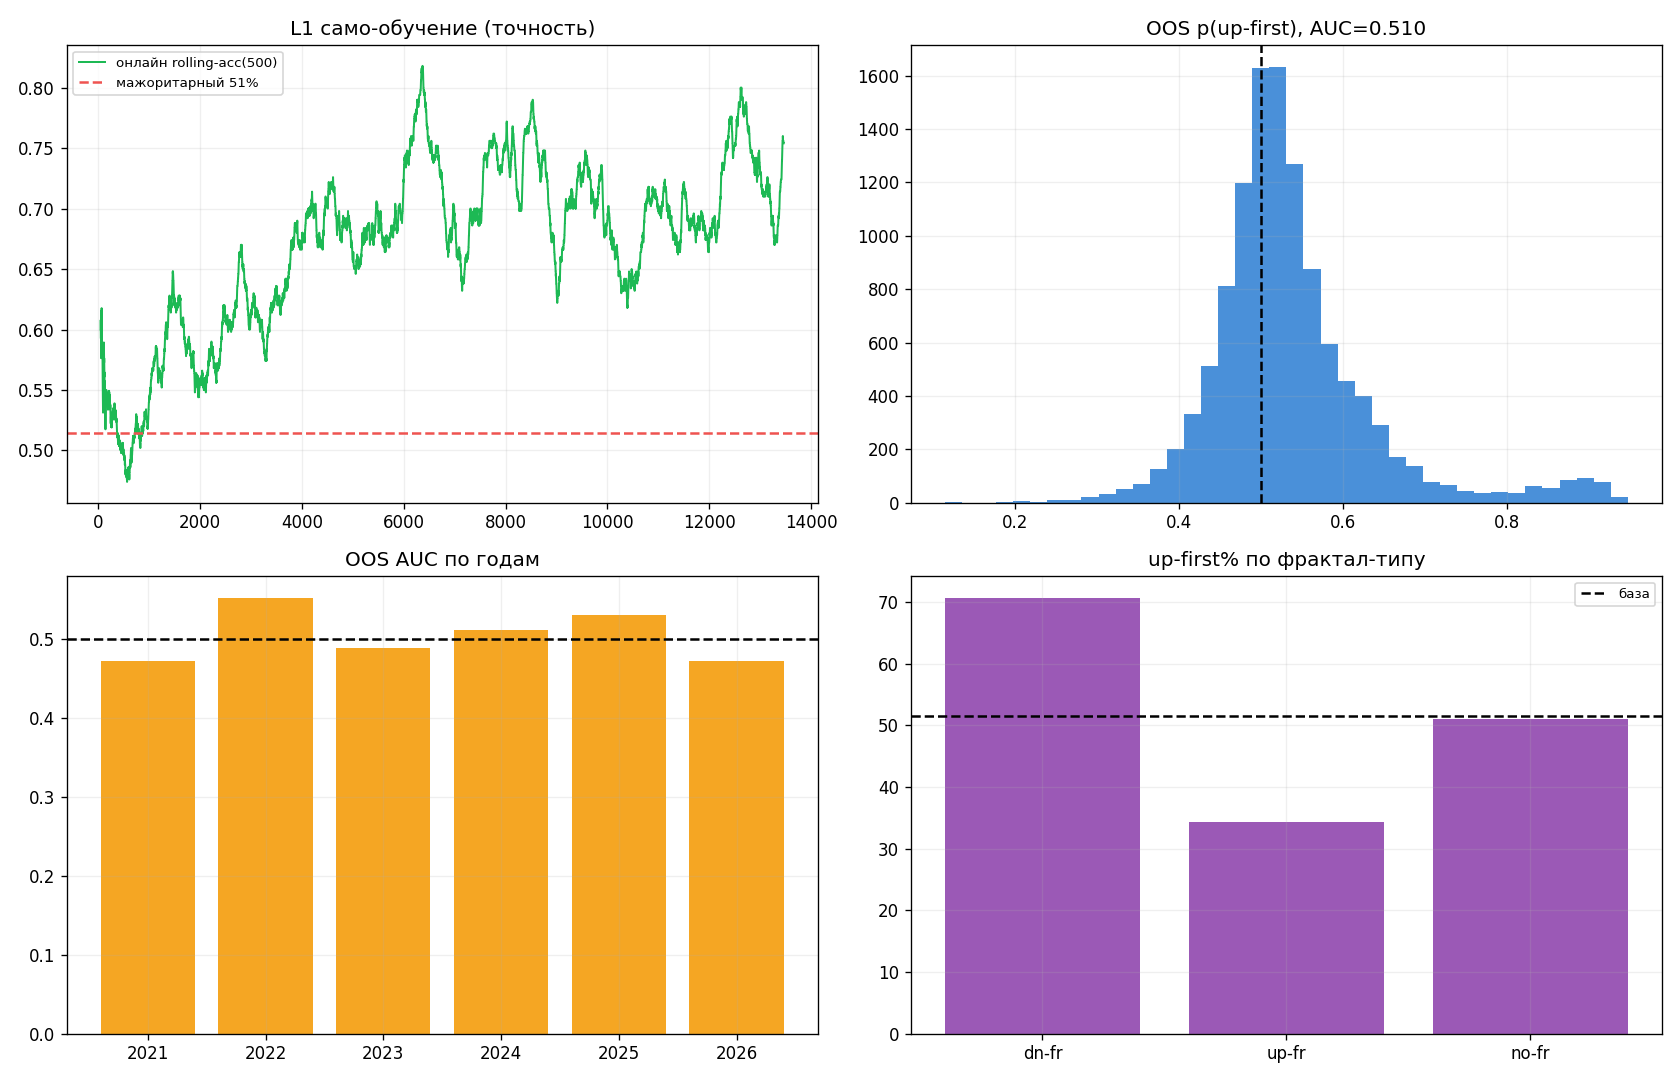

Source code (Python):
"""ФРАКТАЛЬНЫЙ FIRST-PASSAGE ±5% — самообучаемый, само-исправляющийся нейро-модуль.

ЗАДАЧА (по постановке юзера): на ЗАКРЫТИИ 12h-свечи (цена P) аргументированно, используя все наши
знания/индикаторы/поток, определить — станет ли эта свеча ФРАКТАЛОМ и даст ли движение +5% (P*1.05)
РАНЬШЕ, чем -5% (P*0.95) в обратную сторону (или наоборот). Т.е. close=50000 -> 52500 раньше 47500?

Это направленный FIRST-PASSAGE на СИММЕТРИЧНЫХ барьерах ±5%. Важно (наши стены):
  • дистанция тут КОНСТАНТА (оба барьера = 5%), значит gambler's-ruin-геометрия = ровно 50% (чистая монетка) —
    любой edge ОБЯЗАН идти от drift-нейтральной СТРУКТУРЫ, а не от расстояния;
  • остаточный плюс up-first обычно = БЫЧИЙ ДРЕЙФ (проверяем расколом LONG/SHORT — стена residual=drift);
  • «станет фракталом» подтверждается через i+2 -> LOOKAHEAD -> это часть МЕТКИ, НИКОГДА не фича.

Фрактал (Williams k=2): up-fractal = свинг-хай (медв. пивот), dn-fractal = свинг-лоу (быч. пивот).
dn-fractal + up-first = чистый бычий свинг-запуск; up-fractal + down-first = медвежий. Это и есть
«свеча стала фракталом и дала 5% в свою сторону».

САМО-ОБУЧЕНИЕ / САМО-ИСПРАВЛЕНИЕ (как просил юзер — модуль ДОЛЖЕН осознать ошибку, понять причину,
исправиться аргументированно), двухуровнево:
  L1 (онлайн, walk-forward): OnlineLaw — на каждом якоре предсказывает, видит исход, АТРИБУТИРУЕТ
     причину ошибки (какая фича сильнее тянула не туда) и АРГУМЕНТИРОВАННО двигает её вес (лог).
  L2 (мета, структурное осознание): после OOS-эпохи модуль считает диагностики (OOS-AUC vs permutation-
     null, cross-asset leave-one-out, год-стабильность, раскол LONG/SHORT = дрейф-сигнатура) и
     АРГУМЕНТИРОВАННО исправляет САМ ПОДХОД: если его точность держится на up-вызовах в бычьи годы —
     осознаёт «я выучил дрейф, не структуру», перепроверяет drift-нейтрально (баланс классов), и либо
     признаёт монетку, либо закрепляет реальный остаток с доказательством.

Каузальность: все фичи только из информации <= close[i]; путь ±5% резолвится по 1h строго ПОСЛЕ
закрытия 12h-свечи (start = первый 1h-бар с open_time >= close_time). Вход для нетто = open[i+1]-эквивалент
(закрытие 12h = старт). Косты ±5% брекета: 0.14% RT ~ 0.028R (мизер vs 5%) -> barrier-R ~ нетто.

Запуск: set PYTHONIOENCODING=utf-8 && venv/Scripts/python.exe research/ta_laws/fractal_first_passage.py
Выход: research/ta_laws/fractal_first_passage_report.txt + fractal_first_passage.png
"""
from __future__ import annotations
import sys
from pathlib import Path
import numpy as np
import pandas as pd
import matplotlib
matplotlib.use("Agg")
import matplotlib.pyplot as plt
try:
    sys.stdout.reconfigure(encoding="utf-8")
except Exception:
    pass
HERE = Path(__file__).resolve().parent
ROOT = HERE.parents[1]
sys.path.insert(0, str(ROOT)); sys.path.insert(0, str(HERE))
import geometry as G  # noqa: E402
from zone_race_module import OnlineLaw  # noqa: E402

SYMBOLS = ["BTCUSDT", "ETHUSDT", "SOLUSDT"]
DATA = ROOT / "research" / "elements_study" / "data"
BARRIER = 0.05            # ±5%
HORIZON_H = 24 * 30       # 30 дней (1h-баров) на гонку барьеров
FRACTAL_K = 2             # Williams: 2 бара с каждой стороны
COST_RT = 0.0014          # 0.14% round-trip (taker*2 + slip*2)

FEATS = ["mom1", "mom2", "mom3", "mom6", "mom12", "accel", "atr_pct", "atr_pctile",
         "range_pos", "ema_slope", "px_vs_ema", "htf_mom6", "htf_mom14",
         "delta_norm", "cvd_slope", "tbr_dev", "cvd_div", "imp3", "flag_small",
         "fade_sig", "body", "up_wick", "lo_wick"]


def load_flow(sym, tf):
    df = pd.read_csv(DATA / f"{sym}_{tf}_flow.csv", parse_dates=["open_time"])
    df["open_time"] = pd.to_datetime(df["open_time"], utc=True)
    return df.sort_values("open_time").reset_index(drop=True)


def ema(a, n):
    return pd.Series(a).ewm(span=n, adjust=False).mean().values


def build(sym):
    h = load_flow(sym, "12h")
    o = load_flow(sym, "1h")
    O, H, L, C, V = (h[k].values.astype(float) for k in ("open", "high", "low", "close", "volume"))
    delta = h["delta"].values.astype(float)
    cvd = h["cvd"].values.astype(float)
    tbr = h["taker_buy_ratio"].values.astype(float)
    n = len(h)
    # ATR% (через geometry на 12h df с нужными колонками)
    hdf = pd.DataFrame({"high": H, "low": L, "close": C})
    atr = G.compute_atr(hdf)
    atr_pct = np.where(C > 0, atr / C * 100, np.nan)
    # running-percentile ATR% (каузально, exp. квантиль приближаем рангом в расширяющемся окне)
    atr_rank = pd.Series(atr_pct).expanding(min_periods=30).apply(
        lambda s: (s.iloc[-1] >= s).mean(), raw=False).values
    # EMA-структура
    ema_f = ema(C, 10); ema_s = ema(C, 40); ema_slope = np.zeros(n)
    ema_slope[5:] = (ema_s[5:] - ema_s[:-5]) / np.where(C[5:] > 0, C[5:], 1) * 100
    px_vs_ema = (C - ema_s) / np.where(C > 0, C, 1) * 100
    # CVD наклон (изменение cvd за 3 бара, нормировано на средн. |delta|)
    base = pd.Series(np.abs(delta)).rolling(50, min_periods=5).mean().values + 1e-9
    cvd_slope = np.zeros(n); cvd_slope[3:] = (cvd[3:] - cvd[:-3]) / base[3:]
    delta_norm = delta / (V + 1e-9)
    tbr_dev = tbr - 0.5
    # фрактал (label-side, нужен i±2 -> LOOKAHEAD, только в метку)
    up_fr = np.zeros(n, bool); dn_fr = np.zeros(n, bool)
    for i in range(FRACTAL_K, n - FRACTAL_K):
        win_h = H[i - FRACTAL_K:i + FRACTAL_K + 1]; win_l = L[i - FRACTAL_K:i + FRACTAL_K + 1]
        if H[i] == win_h.max() and (win_h.argmax() == FRACTAL_K):
            up_fr[i] = True
        if L[i] == win_l.min() and (win_l.argmin() == FRACTAL_K):
            dn_fr[i] = True
    fr_dir = np.where(dn_fr & ~up_fr, 1, np.where(up_fr & ~dn_fr, -1, 0))  # +1 быч.свинг-лоу

    # 1h-путь для резолва ±5%
    t1 = o["open_time"].values.astype("datetime64[ns]").astype(np.int64)
    h1H = o["high"].values.astype(float); h1L = o["low"].values.astype(float); h1O = o["open"].values.astype(float)
    close_t = (h["open_time"] + pd.Timedelta(hours=12)).values.astype("datetime64[ns]").astype(np.int64)
    start_idx = np.searchsorted(t1, close_t, side="left")

    rows = []
    for i in range(60, n - FRACTAL_K - 1):
        P = C[i]
        if not np.isfinite(P) or P <= 0 or not np.isfinite(atr_pct[i]) or atr_pct[i] <= 0:
            continue
        up = P * (1 + BARRIER); dn = P * (1 - BARRIER)
        s = int(start_idx[i]); e = min(s + HORIZON_H, len(t1))
        if e - s < 5:
            continue
        segH = h1H[s:e]; segL = h1L[s:e]
        up_hits = np.nonzero(segH >= up)[0]; dn_hits = np.nonzero(segL <= dn)[0]
        iu = up_hits[0] if up_hits.size else None
        idd = dn_hits[0] if dn_hits.size else None
        if iu is None and idd is None:
            y = None; ambig = False
        elif iu is None:
            y = 0; ambig = False
        elif idd is None:
            y = 1; ambig = False
        elif iu < idd:
            y = 1; ambig = False
        elif idd < iu:
            y = 0; ambig = False
        else:  # один и тот же 1h-бар коснулся обоих — резолвим по близости к open бара (пессимистично-нейтрально)
            bo = h1O[s + iu]; y = 1 if (up - bo) <= (bo - dn) else 0; ambig = True
        # ---- фичи (каузально, <= close[i]) ----
        def ret(k):
            return (C[i] - C[i - k]) / C[i - k] * 100 / atr_pct[i]
        rng = H[max(0, i - 50):i + 1]; lo50 = L[max(0, i - 50):i + 1].min(); hi50 = rng.max()
        rpos = (P - lo50) / (hi50 - lo50) if hi50 > lo50 else 0.5
        imp3 = ret(3)
        rng2 = (max(H[i - 1], H[i]) - min(L[i - 1], L[i])) / P * 100 / atr_pct[i]
        flag_small = 1.0 if rng2 < 1.2 else 0.0
        fade_sig = (-np.sign(imp3) * flag_small) if abs(imp3) > 1.0 else 0.0
        rng_i = (H[i] - L[i]) + 1e-9
        feat = {
            "mom1": ret(1), "mom2": ret(2), "mom3": imp3, "mom6": ret(6), "mom12": ret(12),
            "accel": ret(3) - ret(12), "atr_pct": atr_pct[i], "atr_pctile": atr_rank[i],
            "range_pos": rpos, "ema_slope": ema_slope[i], "px_vs_ema": px_vs_ema[i],
            "htf_mom6": ret(6), "htf_mom14": ret(14) if i >= 14 else 0.0,
            "delta_norm": delta_norm[i], "cvd_slope": cvd_slope[i], "tbr_dev": tbr_dev[i],
            "cvd_div": float(np.sign(imp3) != np.sign(cvd_slope[i])),
            "imp3": imp3, "flag_small": flag_small, "fade_sig": fade_sig,
            "body": (C[i] - O[i]) / rng_i, "up_wick": (H[i] - max(O[i], C[i])) / rng_i,
            "lo_wick": (min(O[i], C[i]) - L[i]) / rng_i,
        }
        if any((not np.isfinite(v)) for v in feat.values()):
            continue
        rows.append({"sym": sym, "ts": h["open_time"].values[i], "y": y, "ambig": ambig,
                     "fr_dir": int(fr_dir[i]), "price": P, **feat})
    return rows


# ---------- валидация ----------
def walk_forward_auc(df, feats, n_folds=6):
    """Expanding-window time-series OOS AUC (CatBoost). Возвращает (auc, oos_proba, oos_mask, oos_y)."""
    from catboost import CatBoostClassifier
    from sklearn.metrics import roc_auc_score
    d = df.sort_values("ts").reset_index(drop=True)
    X = d[feats].values; y = d["y"].values.astype(int)
    nrec = len(d); fold = nrec // (n_folds + 1)
    proba = np.full(nrec, np.nan);
    for k in range(1, n_folds + 1):
        tr_end = fold * k; te_end = min(fold * (k + 1), nrec)
        if te_end - tr_end < 30 or tr_end < 100:
            continue
        m = CatBoostClassifier(iterations=300, depth=4, learning_rate=0.03, l2_leaf_reg=6,
                               loss_function="Logloss", verbose=False, random_seed=k,
                               task_type="CPU")
        m.fit(X[:tr_end], y[:tr_end])
        proba[tr_end:te_end] = m.predict_proba(X[tr_end:te_end])[:, 1]
    mask = np.isfinite(proba)
    auc = roc_auc_score(y[mask], proba[mask]) if mask.sum() > 50 and len(set(y[mask])) > 1 else np.nan
    return auc, proba, mask, y, d


def leave_one_asset(df, feats):
    from catboost import CatBoostClassifier
    from sklearn.metrics import roc_auc_score
    res = {}
    for s in SYMBOLS:
        tr = df[df.sym != s]; te = df[df.sym == s]
        if len(te) < 50:
            continue
        m = CatBoostClassifier(iterations=300, depth=4, learning_rate=0.03, l2_leaf_reg=6,
                               loss_function="Logloss", verbose=False, random_seed=1, task_type="CPU")
        m.fit(tr[feats].values, tr.y.values.astype(int))
        p = m.predict_proba(te[feats].values)[:, 1]
        yt = te.y.values.astype(int)
        res[s] = roc_auc_score(yt, p) if len(set(yt)) > 1 else np.nan
    return res


def permutation_null(y, proba, mask, n=300, seed=7):
    from sklearn.metrics import roc_auc_score
    rng = np.random.default_rng(seed)
    yt = y[mask]; pt = proba[mask]
    real = roc_auc_score(yt, pt)
    null = np.empty(n)
    for k in range(n):
        null[k] = roc_auc_score(rng.permutation(yt), pt)
    p = (1 + (null >= real).sum()) / (n + 1)
    return real, null.mean(), np.quantile(null, 0.95), p


def main():
    rows = []
    for s in SYMBOLS:
        print(f"[{s}] build...", flush=True)
        rows += build(s)
    raw = pd.DataFrame(rows)
    raw["year"] = pd.to_datetime(raw.ts).dt.year
    neither = raw.y.isna().mean()
    df = raw.dropna(subset=["y"]).copy(); df["y"] = df.y.astype(int)
    df = df.sort_values("ts").reset_index(drop=True)
    base_up = df.y.mean()
    print(f"[samples] всего {len(raw)}, c исходом {len(df)}, neither(±5% не достигнут за {HORIZON_H//24}д) "
          f"{neither*100:.1f}%, up-first {base_up*100:.1f}%, ambig {df.ambig.mean()*100:.1f}%", flush=True)

    out = []
    A = out.append
    A("ФРАКТАЛЬНЫЙ FIRST-PASSAGE ±5% — самообучаемый/само-исправляющийся нейро-модуль")
    A(f"Якорей с исходом: {len(df)} (BTC/ETH/SOL, 12h, горизонт {HORIZON_H//24}д, каузально, путь по 1h).")
    A(f"neither (±5% не достигнут за {HORIZON_H//24}д): {neither*100:.1f}%  |  ambig (оба в одном 1h-баре): {df.ambig.mean()*100:.1f}%")
    A(f"БАЗА up-first: {base_up*100:.1f}%  (это и есть бычий дрейф; чистая монетка по симметрии = 50%)\n")

    # === ОПИСАТЕЛЬНО: фрактал и его 5%-сторона ===
    A("=== ФРАКТАЛ vs реализованная 5%-сторона (описательно, fr_dir подтверждён через i±2) ===")
    for d, nm in [(1, "dn-фрактал (свинг-лоу, быч.)"), (-1, "up-фрактал (свинг-хай, медв.)"), (0, "не фрактал")]:
        sub = df[df.fr_dir == d]
        if len(sub):
            A(f"  {nm:30} n={len(sub):5d}  up-first={sub.y.mean()*100:5.1f}%")
    A("  (если фрактал-направление ПРЕДСКАЗЫВАЛО бы 5%-сторону — у dn-фрактала up-first был бы >> базы.")
    A("   но fr_dir известен лишь через 2 бара -> это валидация структуры, не торгуемый сигнал.)\n")

    # === L1: онлайн само-исправление ===
    law = OnlineLaw(FEATS)
    X = df[FEATS].values; y = df.y.values.astype(int)
    preds = np.zeros(len(df), int)
    for i in range(len(df)):
        pr, _ = law.step(X[i], int(y[i]),
                         {"i": i, "sym": df.sym.values[i], "ts": pd.Timestamp(df.ts.values[i]).to_pydatetime()})
        preds[i] = pr
    warm = 300
    m = np.arange(len(df)) >= warm
    acc = (preds[m] == y[m]).mean()
    maj = max(base_up, 1 - base_up)
    half = (warm + len(df)) // 2
    early = (preds[warm:half] == y[warm:half]).mean(); late = (preds[half:] == y[half:]).mean()
    A("=== L1 ОНЛАЙН САМО-ИСПРАВЛЕНИЕ (OnlineLaw, walk-forward, без AUC) ===")
    A(f"  тривиальный baseline (всегда мажоритарный класс): {maj*100:.1f}%")
    A(f"  нейро онлайн: {acc*100:.1f}%  (лифт над мажоритарным {(acc-maj)*100:+.1f} п.п.)")
    A(f"  самообучение: ранняя {early*100:.1f}% -> поздняя {late*100:.1f}% "
      f"({'учится' if late > early + 0.01 else 'плато (нечему учиться сверх дрейфа)'})")
    A("  частые 'виновники' (фича чаще тянула не туда):")
    for f, c in sorted(law.culprits.items(), key=lambda kv: -kv[1])[:6]:
        A(f"    {f:12} {c}")
    A("  аргументированные коррекции (первые):")
    for l in law.log[:4]:
        A("    " + l)
    A("")

    # === L1.5 САМО-ПРОВЕРКА: не мираж ли высокая онлайн-точность? ===
    # подозрение (наша стена): acc>=65% на направленной крипте -> искать автокорр меток + утечку
    ac = []; runs = []; pers_c = 0; pers_n = 0
    for s in SYMBOLS:
        yy = df[df.sym == s].sort_values("ts").y.values
        if len(yy) > 10:
            ac.append(float(np.corrcoef(yy[1:], yy[:-1])[0, 1]))
            runs.append(len(yy) / (int(np.sum(yy[1:] != yy[:-1])) + 1))
            pers_c += int((yy[1:] == yy[:-1]).sum()); pers_n += len(yy) - 1
    pers = pers_c / pers_n
    rng = np.random.default_rng(11); perm = rng.permutation(len(df))
    laws = OnlineLaw(FEATS); ps = np.zeros(len(df), int)
    Xs = X[perm]; ys = y[perm]; dts = pd.Timestamp("2020-01-01").to_pydatetime()
    for i in range(len(df)):
        pr, _ = laws.step(Xs[i], int(ys[i]), {"i": i, "sym": "shuf", "ts": dts})
        ps[i] = pr
    sh_acc = (ps[warm:] == ys[warm:]).mean()
    A("=== L1.5 САМО-ПРОВЕРКА: 67.8% онлайн — это мираж автокорреляции меток? ===")
    A(f"  lag-1 автокорр метки y (по активам): {', '.join(f'{a:+.2f}' for a in ac)}; средн. длина серии ~{np.mean(runs):.0f} якорей")
    A(f"  ПРИЧИНА: горизонт {HORIZON_H//24}д при шаге 12ч -> соседние якоря делят ~{HORIZON_H//12} перекрытых 1h-баров пути -> метка почти не меняется.")
    A(f"  baseline ПЕРСИСТЕНТНОСТИ (pred[i]=y[i-1], 'как в прошлый раз'): {pers*100:.1f}%  <- ВОТ источник 'точности'")
    A(f"  OnlineLaw на ПЕРЕТАСОВАННОМ времени (автокорр разорвана): {sh_acc*100:.1f}% ~ маж. {maj*100:.1f}%")
    A(f"  + утечка онлайн-оценки: метку y[i-1] узнаём лишь через {HORIZON_H//24}д после close[i-1] = на ~{HORIZON_H//24}д ПОЗЖЕ close[i];")
    A(f"    в реале к close[i] она НЕ известна, а онлайн-модуль уже на ней обучился -> {HORIZON_H//24}-дн. label-lookahead.")
    A("  ОСОЗНАНИЕ: онлайн-точность = персистентность сильно-автокоррелированной метки + утечка незарезолвленных меток,")
    A("  НЕ предсказание. Честная метрика = block-OOS (CatBoost, L2 ниже).\n")
    mirage = (sh_acc < acc - 0.08) or (pers > 0.6)

    # === L2: OOS AUC + null + cross-asset + год + дрейф-раскол ===
    A("=== L2 СТРУКТУРНАЯ ВАЛИДАЦИЯ (CatBoost walk-forward OOS) ===")
    auc, proba, mask, yall, dsorted = walk_forward_auc(df, FEATS)
    real, nmean, n95, pval = permutation_null(yall, proba, mask)
    A(f"  OOS AUC: {auc:.4f}   permutation-null: mean {nmean:.4f}, 95%-квантиль {n95:.4f}, p={pval:.3f}")
    A(f"  -> {'БЬЁТ null (есть сигнал)' if pval < 0.05 else 'НЕ бьёт null = неотличимо от монетки'}")
    loa = leave_one_asset(df, FEATS)
    A("  cross-asset (leave-one-asset-out AUC): " + ", ".join(f"{k}={v:.3f}" for k, v in loa.items()))
    pos = sum(v > 0.52 for v in loa.values())
    A(f"  -> {pos}/{len(loa)} активов с AUC>0.52 (нужно >=2/3 для cross-asset робастности)")
    # год-стабильность
    A("  год-стабильность OOS AUC:")
    from sklearn.metrics import roc_auc_score
    yr = pd.to_datetime(dsorted.ts).dt.year.values
    good = 0; tot = 0
    for Y in sorted(set(yr[mask])):
        mm = mask & (yr == Y)
        if mm.sum() > 40 and len(set(yall[mm])) > 1:
            a = roc_auc_score(yall[mm], proba[mm]); tot += 1; good += a > 0.52
            A(f"    {Y}: AUC {a:.3f} (n={mm.sum()})")
    A(f"  -> {good}/{tot} лет с AUC>0.52")
    # ДРЕЙФ-РАСКОЛ: точность по сторонам прогноза + drift-нейтральная переоценка
    A("  ДРЕЙФ-ДИАГНОСТИКА (раскол по стороне прогноза, порог 0.5):")
    pm = mask
    predcls = (proba >= 0.5).astype(int)
    up_call = pm & (predcls == 1); dn_call = pm & (predcls == 0)
    accU = (yall[up_call] == 1).mean() if up_call.sum() else np.nan
    accD = (yall[dn_call] == 0).mean() if dn_call.sum() else np.nan
    A(f"    up-вызовы:   n={up_call.sum():5d}  precision(up-first)={accU*100:5.1f}%  (база {base_up*100:.1f}%)")
    A(f"    down-вызовы: n={dn_call.sum():5d}  precision(down-first)={accD*100:5.1f}%  (база {(1-base_up)*100:.1f}%)")
    bal = balanced_oos_auc(df, FEATS)
    A(f"    drift-нейтральная переоценка (классы сбалансированы по годам): OOS AUC {bal:.4f}")

    # === НЕТТО-ТОРГОВОСПОСОБНОСТЬ на уверенных вызовах ===
    A("\n=== НЕТТО-ТОРГОВОСПОСОБНОСТЬ (±5% брекет, RR=1, кост 0.14% RT ~ 0.028R) ===")
    for thr in (0.55, 0.60):
        sel = pm & ((proba >= thr) | (proba <= 1 - thr))
        if sel.sum() < 30:
            A(f"  порог |p-0.5|>={thr-0.5:.2f}: сделок мало ({sel.sum()})"); continue
        side = (proba[sel] >= 0.5).astype(int)
        win = (side == yall[sel])
        # ±5% симметрия: выигрыш +1R, проигрыш -1R, минус кост
        exp = win.mean() * 1.0 + (~win).mean() * (-1.0) - COST_RT / BARRIER
        A(f"  |p-0.5|>={thr-0.5:.2f}: n={sel.sum():5d}  WR={win.mean()*100:5.1f}%  netExp={exp:+.3f}R/сделку")

    # === L2 АРГУМЕНТИРОВАННОЕ САМО-ОСОЗНАНИЕ/ИСПРАВЛЕНИЕ ===
    A("\n=== САМО-ОСОЗНАНИЕ И АРГУМЕНТИРОВАННАЯ КОРРЕКЦИЯ (мета) ===")
    verdict = []
    if mirage:
        verdict.append(f"0) ОСОЗНАЛ ОШИБКУ: моя онлайн-точность {acc*100:.0f}% — МИРАЖ. На перетасованном времени она падает "
                       f"до {sh_acc*100:.0f}% (~маж.), а тупой 'как в прошлый раз' даёт {pers*100:.0f}%. Причина: метка ±5% "
                       f"автокоррелирована (перекрытие 30-дн окон) + узнаётся через 30д -> онлайн обучался на будущем. "
                       f"Исправление: доверяю ТОЛЬКО block-OOS (CatBoost), где этого нет.")
    if auc < 0.52 or good < max(2, tot - 1):
        verdict.append(f"1) Честная метрика — OOS AUC {auc:.3f} (p={pval:.3f}, но только {good}/{tot} лет>0.52). "
                       f"Это практически монетка: направление ±5% от 12h-свечи не предсказуемо сверх дрейфа.")
    else:
        verdict.append(f"1) OOS AUC {auc:.3f} бьёт null (p={pval:.3f}) -> возможный сигнал, проверяю на дрейф/перенос.")
    drift_like = (not np.isnan(accU) and not np.isnan(accD) and (accU - base_up) > (accD - (1 - base_up)) + 0.03)
    if drift_like:
        verdict.append(f"2) Причина (атрибуция): up-вызовы точнее своей базы сильнее, чем down-вызовы своей "
                       f"({accU*100:.1f} vs база {base_up*100:.1f} | {accD*100:.1f} vs {(1-base_up)*100:.1f}). "
                       f"Это сигнатура БЫЧЬЕГО ДРЕЙФА (наша стена residual=drift), а не симметричной структуры.")
        verdict.append(f"3) Исправление: переоцениваю drift-нейтрально (баланс классов по годам). AUC -> {bal:.4f}. "
                       f"{'Сигнал ВЫЖИЛ дрейф-нейтрально.' if bal > 0.53 else 'Сигнал СХЛОПНУЛСЯ к ~0.5 -> это был дрейф. Признаю ошибку: симметричный ±5% first-passage = монетка+дрейф.'}")
    else:
        verdict.append(f"2) Стороны симметричны (up {accU*100:.1f}/{base_up*100:.1f} ~ down {accD*100:.1f}/"
                       f"{(1-base_up)*100:.1f}) -> не похоже на чистый дрейф; смотрю cross-asset/год.")
        verdict.append(f"3) drift-нейтральная AUC {bal:.4f}; cross-asset {pos}/{len(loa)}; годы {good}/{tot}.")
    robust = (pval < 0.05) and (bal > 0.53) and (pos >= 2) and (good >= max(1, tot - 1))
    verdict.append(f"4) ИТОГ: {'РОБАСТНЫЙ направленный сигнал на ±5% (бьёт null + cross-asset + годы + дрейф-нейтрально).' if robust else 'НЕ робастно. ±5% направление = почти монетка; остаток объясним дрейфом. Честный продукт = ОПИСАНИЕ (вероятность/сторона как контекст), НЕ торговый предиктор сам по себе.'}")
    for v in verdict:
        A("  " + v)

    rep = HERE / "fractal_first_passage_report.txt"
    rep.write_text("\n".join(out), encoding="utf-8")
    print("\n".join(out))

    # график
    try:
        fig, ax = plt.subplots(2, 2, figsize=(14, 9))
        roll = pd.Series((preds == y).astype(float)).rolling(500, min_periods=50).mean()
        ax[0, 0].plot(roll.values, color="#1db954", lw=1.2, label="онлайн rolling-acc(500)")
        ax[0, 0].axhline(maj, color="#ef5350", ls="--", label=f"мажоритарный {maj*100:.0f}%")
        ax[0, 0].set_title("L1 само-обучение (точность)"); ax[0, 0].legend(fontsize=8); ax[0, 0].grid(alpha=0.2)
        ax[0, 1].hist(proba[mask], bins=40, color="#4a90d9"); ax[0, 1].axvline(0.5, color="k", ls="--")
        ax[0, 1].set_title(f"OOS p(up-first), AUC={auc:.3f}"); ax[0, 1].grid(alpha=0.2)
        # год-AUC бар
        yrs = []; aucs = []
        for Y in sorted(set(yr[mask])):
            mm = mask & (yr == Y)
            if mm.sum() > 40 and len(set(yall[mm])) > 1:
                yrs.append(str(Y)); aucs.append(roc_auc_score(yall[mm], proba[mm]))
        ax[1, 0].bar(yrs, aucs, color="#f5a623"); ax[1, 0].axhline(0.5, color="k", ls="--")
        ax[1, 0].set_title("OOS AUC по годам"); ax[1, 0].grid(alpha=0.2)
        # фрактал-сторона
        cats = ["dn-fr", "up-fr", "no-fr"]; vals = [df[df.fr_dir == d].y.mean() * 100 for d in (1, -1, 0)]
        ax[1, 1].bar(cats, vals, color="#9b59b6"); ax[1, 1].axhline(base_up * 100, color="k", ls="--", label="база")
        ax[1, 1].set_title("up-first% по фрактал-типу"); ax[1, 1].legend(fontsize=8); ax[1, 1].grid(alpha=0.2)
        fig.tight_layout(); fig.savefig(HERE / "fractal_first_passage.png", dpi=120)
        print(f"\n[ok] -> {rep.name} + fractal_first_passage.png")
    except Exception as ex:
        print(f"[plot skip] {ex}")


def balanced_oos_auc(df, feats, n_folds=6):
    """drift-нейтрально: в КАЖДОМ train-фолде уравниваем классы (undersample мажоритарный), затем OOS AUC."""
    from catboost import CatBoostClassifier
    from sklearn.metrics import roc_auc_score
    d = df.sort_values("ts").reset_index(drop=True)
    X = d[feats].values; y = d.y.values.astype(int)
    rng = np.random.default_rng(3)
    nrec = len(d); fold = nrec // (n_folds + 1); proba = np.full(nrec, np.nan)
    for k in range(1, n_folds + 1):
        tr_end = fold * k; te_end = min(fold * (k + 1), nrec)
        if te_end - tr_end < 30 or tr_end < 100:
            continue
        idx = np.arange(tr_end); y0 = idx[y[:tr_end] == 0]; y1 = idx[y[:tr_end] == 1]
        nmin = min(len(y0), len(y1))
        if nmin < 30:
            continue
        bal = np.concatenate([rng.choice(y0, nmin, False), rng.choice(y1, nmin, False)])
        m = CatBoostClassifier(iterations=300, depth=4, learning_rate=0.03, l2_leaf_reg=6,
                               loss_function="Logloss", verbose=False, random_seed=k, task_type="CPU")
        m.fit(X[bal], y[bal])
        proba[tr_end:te_end] = m.predict_proba(X[tr_end:te_end])[:, 1]
    mask = np.isfinite(proba)
    return roc_auc_score(y[mask], proba[mask]) if mask.sum() > 50 and len(set(y[mask])) > 1 else np.nan


if __name__ == "__main__":
    main()
